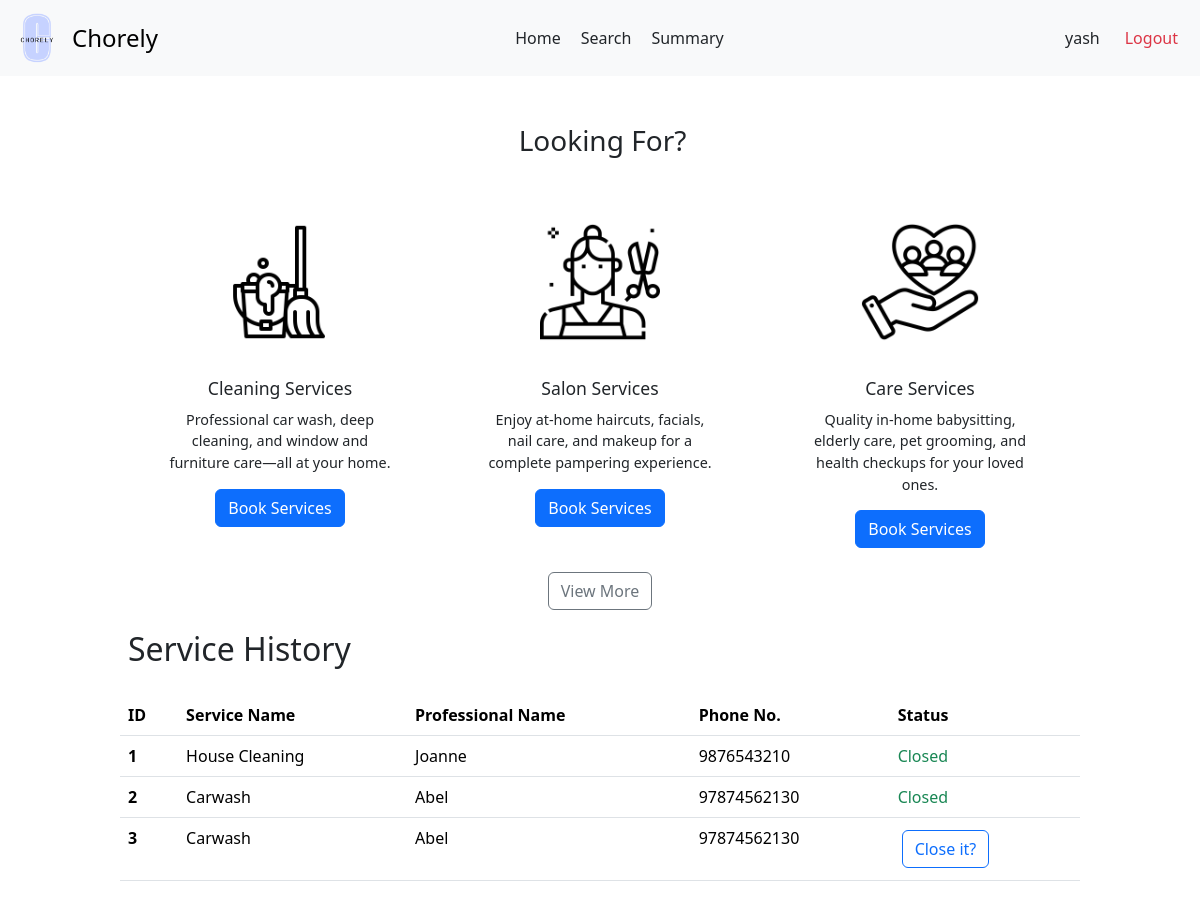
Before: /user/customer/2 with the older database file.
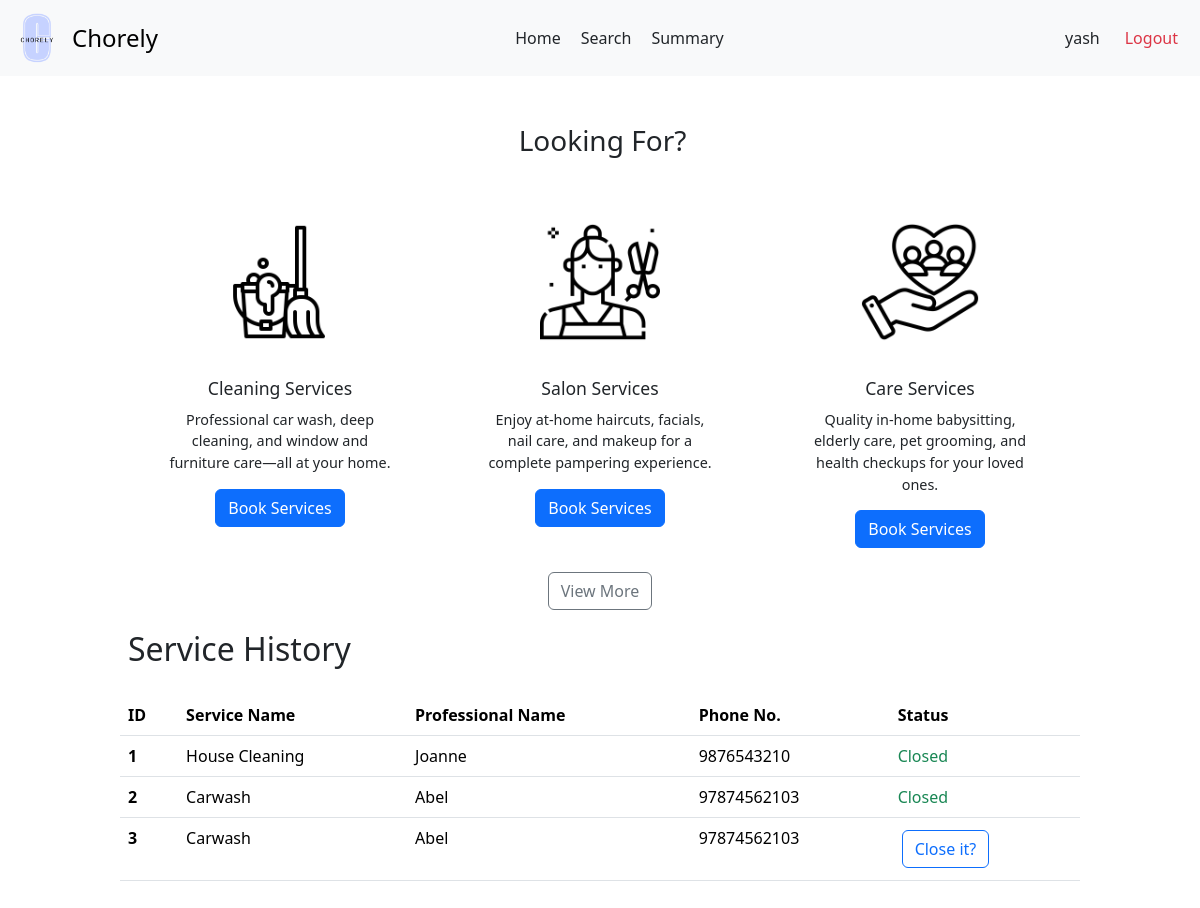
After: the same page with the newer database file.
### backend/models.py (models this page shows)
class Users(db.Model):
  __tablename__ = 'Users'
  user_id = db.Column(db.Integer, primary_key=True, autoincrement=True)
  username = db.Column(db.String, unique=True, nullable=False)
  password = db.Column(db.String, nullable=False)
  role = db.Column(db.String, nullable=False)
  is_blocked = db.Column(db.Boolean, default=False)
  service_professional = db.relationship('ServiceProfessionals', backref='user', uselist=False)
  customer = db.relationship('Customers', backref='user', uselist=False)

class ServiceRequests(db.Model):
    __tablename__ = 'ServiceRequests'
    request_id = db.Column(db.Integer, primary_key=True, autoincrement=True)
    service_id = db.Column(db.Integer, db.ForeignKey('Services.service_id'), nullable=False)
    customer_id = db.Column(db.Integer, db.ForeignKey('Customers.customer_id'), nullable=False)
    professional_id = db.Column(db.Integer, db.ForeignKey('ServiceProfessionals.professional_id'))
    requested_service_date = db.Column(db.Date, default=date.today())
    date_of_request = db.Column(db.Date, default=date.today())
    date_of_completion = db.Column(db.Date)
    service_status = db.Column(db.String, default='requested')
    additional_requests = db.Column(db.String)
    remarks = db.Column(db.String)
    rating = db.Column(db.Float)

class Services(db.Model):
    __tablename__ = 'Services'
    service_id = db.Column(db.Integer, primary_key=True, autoincrement=True)
    name = db.Column(db.String, nullable=False)
    description = db.Column(db.String)
    base_price = db.Column(db.Float, nullable=False)
    time_required = db.Column(db.Integer)
    category = db.Column(db.String)
    service_professionals = db.relationship('ServiceProfessionals', backref='service')
    service_requests = db.relationship('ServiceRequests', backref='service')

class ServiceProfessionals(db.Model):
    __tablename__ = 'ServiceProfessionals'
    professional_id = db.Column(db.Integer, primary_key=True, autoincrement=True)
    user_id = db.Column(db.Integer, db.ForeignKey('Users.user_id'), unique=True, nullable=False)
    service_id = db.Column(db.Integer, db.ForeignKey('Services.service_id'), nullable=False)
    experience_years = db.Column(db.Integer)
    profile_verified = db.Column(db.Boolean, default=False)
    name = db.Column(db.String, nullable = False)
    phone = db.Column(db.String)
    address = db.Column(db.String)
    pin_code = db.Column(db.String)
    service_requests = db.relationship('ServiceRequests', backref='professional')

### backend/customerController.py (the view)
@app.route('/user/customer/<int:user_id>')
def customer_dash(user_id):
  user = Users.query.filter_by(user_id = user_id).first()
  customer = Customers.query.filter_by(user_id = user_id).first()
  return render_template('customer-dash.html', customer = customer, user = user, service_requests = customer.service_requests)

### templates/customer-dash.html (shortened to what this page needs)
<!DOCTYPE html>
<html lang="en">
<head>
  <link href="https://cdn.jsdelivr.net/npm/bootstrap@5.3.3/dist/css/bootstrap.min.css" rel="stylesheet">
  <link rel="stylesheet" href="{{ url_for('static', filename='customer-dash.css') }}">
  <link rel="stylesheet" href="{{ url_for('static', filename='navbar.css') }}">
</head>
<body>
  <nav class="navbar bg-body-tertiary">
    <div class="container-fluid">
      <a class="navbar-brand d-flex align-items-center" href="#" style="text-decoration: none;">
        <img src="{{ url_for('static', filename='logo.png') }}" alt="Chorely Logo" width="50" height="50" id="logo">
        <span style="font-size: 1.5rem;">Chorely</span>
      </a>
      <div style="display: flex;">
        <a class="nav-link active" aria-current="page" href="#">Home</a>
        <a class="nav-link" href="/customer/{{ customer.customer_id }}/search">Search</a>
        <a class="nav-link" href="/user/{{ user.user_id }}/summary">Summary</a>
      </div>
      <div class="d-flex text text-end">
        <a class="nav-link" href="/user/{{ user.user_id }}/profile">{{ user.username }}</a>
        <a class="nav-link text-danger" href="/userlogin">Logout</a>
      </div>
    </div>
  </nav>
  <div id="main">
    <div id="canvas">
      <br>
      <div class="container text-center">
        <h3 class="headings">Looking For?</h3>
        <div class="row g-4 justify-content-center" style="margin-top: 20px;">
          <div class="col">
            <div class="card custom-card mx-auto" style="width: 18rem; border: none;">
              <img src="{{ url_for('static', filename='cleaning.png') }}" class="card-img-top card-icon" alt="cleaning-mop">
              <div class="card-body">
                <h5 class="card-title">Cleaning Services</h5>
                <p class="card-text">Professional car wash, deep cleaning, and window and furniture care—all at your home.</p>
                <a href="/user/{{user.user_id}}/service/category/cleaning" class="btn btn-primary">Book Services</a>
              </div>
            </div>
          </div>
          <div class="col">
            <div class="card custom-card mx-auto" style="width: 18rem; border: none;">
              <img src="{{ url_for('static', filename='salon.png') }}" class="card-img-top card-icon" alt="cleaning-mop">
              <div class="card-body">
                <h5 class="card-title">Salon Services</h5>
                <p class="card-text">Enjoy at-home haircuts, facials, nail care, and makeup for a complete pampering experience.</p>
                <a href="/user/{{user.user_id}}/service/category/salon" class="btn btn-primary">Book Services</a>
              </div>
            </div>
          </div>
          <div class="col">
            <div class="card custom-card mx-auto" style="width: 18rem; border: none;">
              <img src="{{ url_for('static', filename='care.png') }}" class="card-img-top card-icon" alt="cleaning-mop">
              <div class="card-body">
                <h5 class="card-title">Care Services</h5>
                <p class="card-text">Quality in-home babysitting, elderly care, pet grooming, and health checkups for your loved ones.</p>
                <a href="/user/{{user.user_id}}/service/category/care" class="btn btn-primary">Book Services</a>
              </div>
            </div>
          </div>
        </div>
        <div style="text-align: center; margin: 20px;">
          <a href="/customer/{{ customer.customer_id }}/search" class="btn btn-outline-secondary">View More</a>
        </div>
      </div>
      <h2 class="headings">Service History</h2><br>
      {% if service_requests | length ==0 %}
        <div class="text text-center">
          <h5 class="headings">There are no services to display</h5>
        </div>
      {% else %}
        <div>
          <table class="table" style="margin-bottom: 50px;">
            <thead>
              <tr>
                <th scope="col">ID</th>
                <th scope="col">Service Name</th>
                <th scope="col">Professional Name</th>
                <th scope="col">Phone No.</th>
                <th scope="col">Status</th>
              </tr>
            </thead>
            <tbody>
              {% for request in service_requests %}
                <tr>
                  <th scope="row">{{ loop.index }}</th>
                  <td>{{ request.service.name }}</td>
                  {% if request.service_status == 'accepted' %}
                    <td>{{ request.professional.name }}</td>
                    <td>{{ request.professional.phone }}</td>
                    <td><a href="/user/{{ user.user_id }}/service/close/{{ request.request_id }}" class="btn btn-outline-primary">Close it?</a></td>
                  {% else %}
                    {% if request.service_status == 'requested' %}
                      <td>To be assigned</td>
                      <td> - </td>
                      <td><a href="/user/{{ user.user_id }}/service/cancel/{{ request.request_id }}" class="btn btn-danger">Cancel</a></td>
                    {% else %}
                      <td>{{ request.professional.name }}</td>
                      <td>{{ request.professional.phone }}</td>
                      <td class="text text-success">Closed</td>
                    {% endif %}
                  {% endif %}
                </tr>
              {% endfor %}
            </tbody>
          </table>
      {% endif %}
</body>
</html>

### static/customer-dash.css (style rules this page uses)
* { margin: 0px; }
#main, #canvas { margin-top: 90px; border: 2px none black; }
#canvas { width: 80%; margin: auto; height: 1000px; }
.headings { margin: 3px; padding-left: 5px; margin-top: 10px; }
td a { margin: 4px; }
table a { text-decoration: none; }
.card { height: 350px; padding: 10px; }
.card-img-top { margin-top: 10px; height: 120px; object-fit: scale-down; margin-bottom: 20px; }
.card-title { font-size: 1.1rem; margin-bottom: 10px; }
.card-text { font-size: 0.9rem; margin-bottom: 15px; }

### static/navbar.css (style rules this page uses)
#logo { object-fit: contain ; margin-right: 10px; filter: brightness(1.1) contrast(1.1) saturate(1.2); filter: contrast(100%); }
.text-end { margin-right: 10px; }
.navbar { position: fixed; background-color: white; top: 0; left: 0; right: 0; height: max-content; z-index: 1000; }

Changed rows visible on the page:
changed through a linked row, ServiceRequests (number 2 of 3 on the later page): professional.phone "97874562130" → "97874562103"
changed through a linked row, ServiceRequests (number 3 of 3 on the later page): professional.phone "97874562130" → "97874562103"
